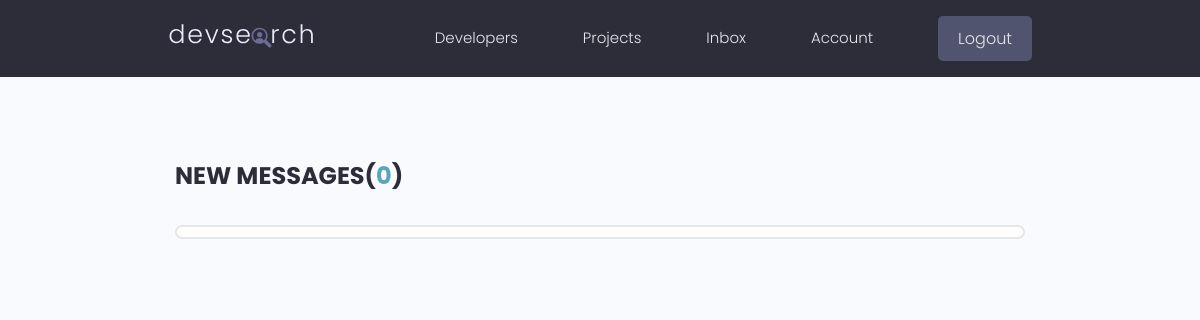
/inbox (signed in), run on an earlier commit of the app's database.
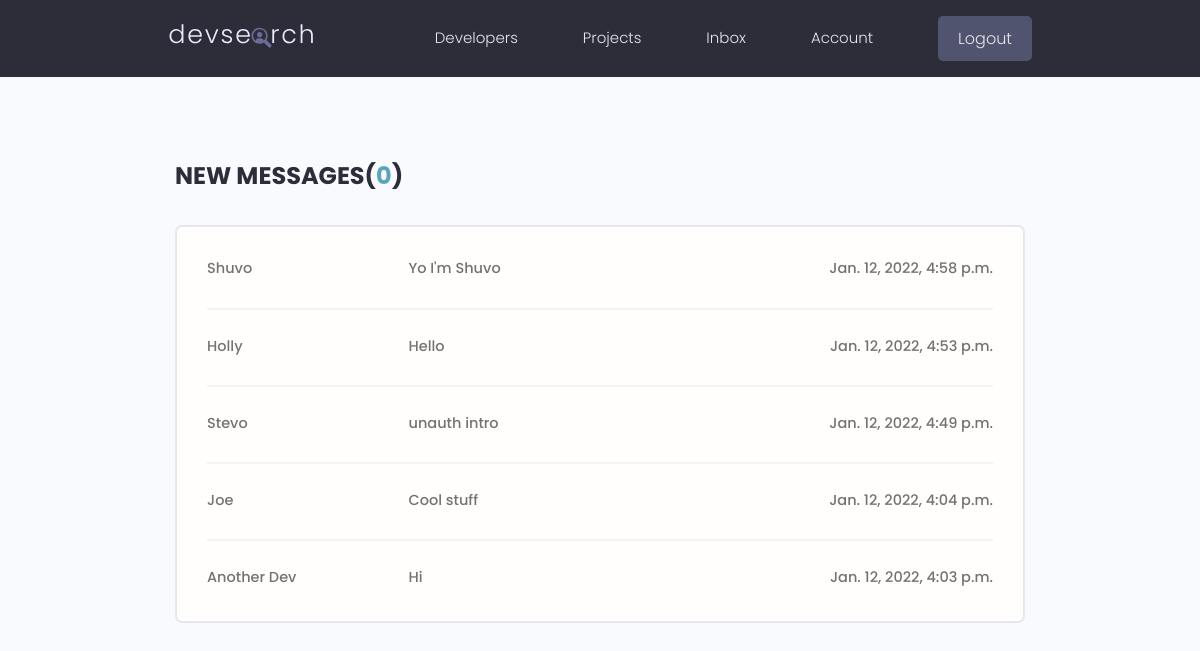
And on a later commit of the database.
### users/models.py (models this page shows, shortened)
class Message(models.Model):
    sender = models.ForeignKey(Profile, on_delete=models.SET_NULL, null=True, blank=True)
    recipient = models.ForeignKey(Profile, on_delete=models.SET_NULL, null=True, blank=True, related_name="messages")
    name = models.CharField(max_length=200, null=True, blank=True)
    email = models.EmailField(max_length=200, null=True, blank=True)
    subject = models.CharField(max_length=200, null=True, blank=True)
    body = models.TextField()
    is_read = models.BooleanField(default=False, null=True)
    created = models.DateTimeField(auto_now_add=True)
    id = models.UUIDField(default=uuid.uuid4, unique=True, primary_key=True, editable=False)
    class Meta:
        ordering = ['is_read', '-created']

class Profile(models.Model):
    user = models.OneToOneField(User, on_delete=models.CASCADE, null=True, blank=True)
    username = models.CharField(max_length=200, blank=True, null=True)
    location = models.CharField(max_length=200, blank=True, null=True)
    name = models.CharField(max_length=200, blank=True, null=True)
    email = models.EmailField(max_length=500, blank=True, null=True)
    short_intro = models.CharField(max_length=200, blank=True, null=True)
    bio = models.TextField(blank=True, null=True)
    profile_image = models.ImageField(null=True, blank=True, upload_to='profiles/', default='profiles/user-default.png')
    social_github = models.CharField(max_length=200, blank=True, null=True)
    social_twitter = models.CharField(max_length=200, blank=True, null=True)
    social_linkedin = models.CharField(max_length=200, blank=True, null=True)
    social_youtube = models.CharField(max_length=200, blank=True, null=True)
    social_website = models.CharField(max_length=200, blank=True, null=True)
    created = models.DateTimeField(auto_now_add=True)
    id = models.UUIDField(default=uuid.uuid4, unique=True, primary_key=True, editable=False)

### users/views.py (the view)
# urls.py: path('inbox', views.inbox, name='inbox'),
@login_required(login_url="login")
def inbox(request):
    user_messages = request.user.profile.messages.all()
    context = {
        'user_messages': user_messages,
        'unread_count': user_messages.filter(is_read=False).count()
    }
    return render(request, 'users/inbox.html', context)

### users/templates/users/inbox.html
{% extends 'main.html' %}
{% block content %}
<main class="inbox my-xl">
    <div class="content-box">
        <h3 class="inbox__title">New Messages(<span>{{ unread_count }}</span>)</h3>
        <ul class="messages">
            {% for message in user_messages %}
            <li class="message {% if not message.is_read %}message--unread{% endif %}">
                <a href="{% url 'message' message.id %}">
                    <span class="message__author">
                        {% if message.sender %}
                        {{ message.sender.name }}
                        {% else %}
                        {{ message.name }}
                        {% endif %}
                    </span>
                    <span class="message__subject">{{ message.subject }}</span>
                    <span class="message__date">{{ message.created }}</span>
                </a>
            </li>
            {% endfor %}
        </ul>
    </div>
</main>
{% endblock content %}

What changed in the data, as far as the page shows it:
added Message: sender.name "Shuvo", subject "Yo I'm Shuvo", created "Jan. 12, 2022, 4:58 p.m."
added Message: name "Holly", subject "Hello", created "Jan. 12, 2022, 4:53 p.m."
added Message: name "Stevo", subject "unauth intro", created "Jan. 12, 2022, 4:49 p.m."
added Message: sender.name "Joe", subject "Cool stuff", created "Jan. 12, 2022, 4:04 p.m."
added Message: sender.name "Another Dev", subject "Hi", created "Jan. 12, 2022, 4:03 p.m."
